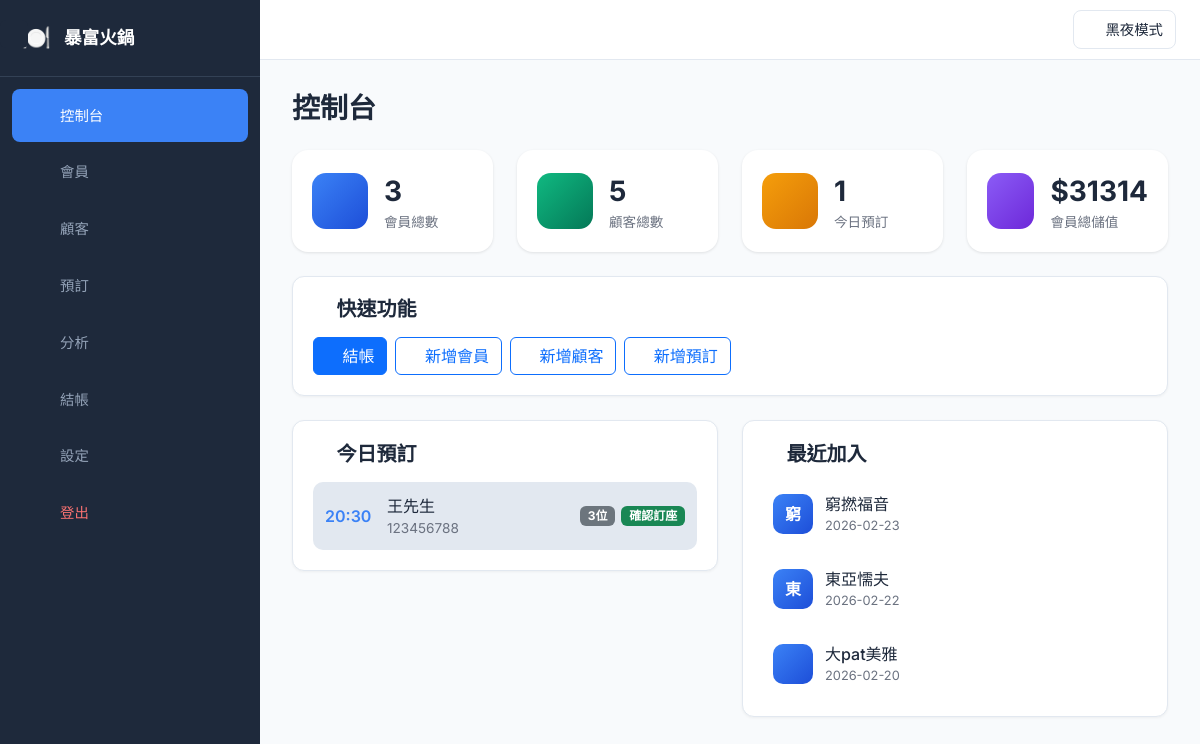
Before: /dashboard (signed in) with the older database file.
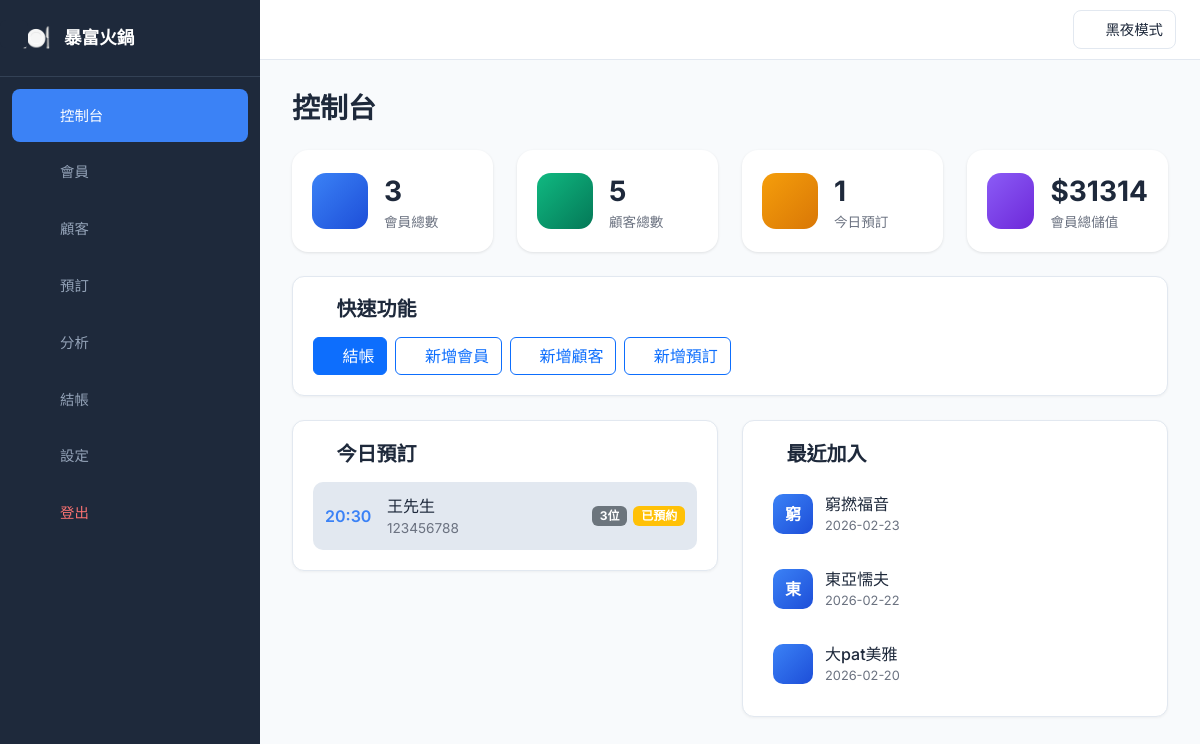
After: the same page with the newer database file.
### app.py (models this page shows)
class Reservation(Base):
    __tablename__ = 'reservations'
    id = Column(Integer, primary_key=True)
    customer_id = Column(Integer, ForeignKey('customers.id'), nullable=True)
    name = Column(String(100), nullable=False)
    phone = Column(String(20), nullable=False)
    email = Column(String(100))
    date = Column(DateTime, nullable=False)
    party_size = Column(Integer, default=1)
    table_number = Column(String(20))
    status = Column(String(20), default='confirmed')  # confirmed, seated, completed, no_show, cancelled
    note = Column(Text)
    created_at = Column(DateTime, default=datetime.utcnow)
    created_by_employee_id = Column(Integer, ForeignKey('employees.id'))

### app.py (the view)
@app.route('/dashboard')
@login_required
def dashboard():
    db = get_db_session()
    member_count = db.query(Member).count()
    customer_count = db.query(Customer).count()
    employee_name = session.get('employee_name')
    settings_obj = db.query(Settings).first()
    restaurant_name = settings_obj.restaurant_name if settings_obj else '我的餐廳'
    dark_mode = settings_obj.dark_mode if settings_obj else 0
    today = datetime.utcnow().replace(hour=0, minute=0, second=0, microsecond=0)
    tomorrow = today + timedelta(days=1)
    today_reservations = db.query(Reservation).filter(
        Reservation.date >= today,
        Reservation.date < tomorrow,
        Reservation.status.in_(['confirmed', 'seated', 'booked'])
    ).order_by(Reservation.date).all()
    from sqlalchemy import func as sql_func
    today_revenue = db.query(
        sql_func.sum(Customer.total_spent)
    ).scalar() or 0
    recent_members = db.query(Member).order_by(Member.effective_date.desc()).limit(5).all()
    total_balance = db.query(
        sql_func.sum(Member.balance)
    ).scalar() or 0
    today_str = today.strftime('%Y-%m-%d')
    db.close()
    return render_template('dashboard.html',
                         member_count=member_count,
                         customer_count=customer_count,
                         employee_name=employee_name,
                         restaurant_name=restaurant_name,
                         dark_mode=dark_mode,
                         today_reservations=today_reservations,
                         today_revenue=today_revenue,
                         recent_members=recent_members,
                         total_balance=total_balance,
                         today_str=today_str)

### app.py (called while the page is built)
@app.after_request
def add_header(response):
    response.headers['Cache-Control'] = 'no-cache, no-store, must-revalidate'
    response.headers['Pragma'] = 'no-cache'
    response.headers['Expires'] = '0'
    return response

@app.context_processor
def inject_dark_mode():
    db = get_db_session()
    settings_obj = db.query(Settings).first()
    dark_mode = settings_obj.dark_mode if settings_obj else 0
    restaurant_name = settings_obj.restaurant_name if settings_obj else '我的餐廳'
    db.close()
    return dict(dark_mode=dark_mode, restaurant_name=restaurant_name)

def get_db_session():
    return Session()

def login_required(f):
    @wraps(f)
    def decorated_function(*args, **kwargs):
        if 'employee_id' not in session:
            return redirect(url_for('login'))
        return f(*args, **kwargs)
    return decorated_function

### templates/dashboard.html (shortened to what the changed rows need)
{% extends "base.html" %}
{% block content %}
<h1 class="page-title">控制台</h1>
<div class="row">
    <div class="col-md-6 mb-4">
        <div class="custom-card">
            <div class="card-body">
                {% if today_reservations %}
                <div class="reservation-list">
                    {% for res in today_reservations %}
                    <div class="reservation-item">
                        <div class="reservation-time">{{ res.date.strftime('%H:%M') }}</div>
                        <div class="reservation-info">
                            <span class="reservation-name">{{ res.name }}</span>
                            <span class="reservation-phone">{{ res.phone }}</span>
                        </div>
                        <div class="reservation-meta">
                            <span class="badge bg-secondary">{{ res.party_size }}位</span>
                            {% if res.status == 'booked' %}
                            <span class="badge bg-warning">已預約</span>
                            {% elif res.status == 'confirmed' %}
                            <span class="badge bg-success">確認訂座</span>
                            {% elif res.status == 'seated' %}
                            <span class="badge bg-primary">已入座</span>
                            {% else %}
                            <span class="badge bg-secondary">{{ res.status }}</span>
                            {% endif %}
                        </div>
                    </div>
                    {% endfor %}
                </div>
                {% else %}
                <p class="text-muted text-center py-4">今日暫無預訂</p>
                {% endif %}
            </div>
        </div>
    </div>
</div>
{% endblock %}

Changed rows visible on the page:
changed Reservation "王先生": status "確認訂座" → "已預約"
